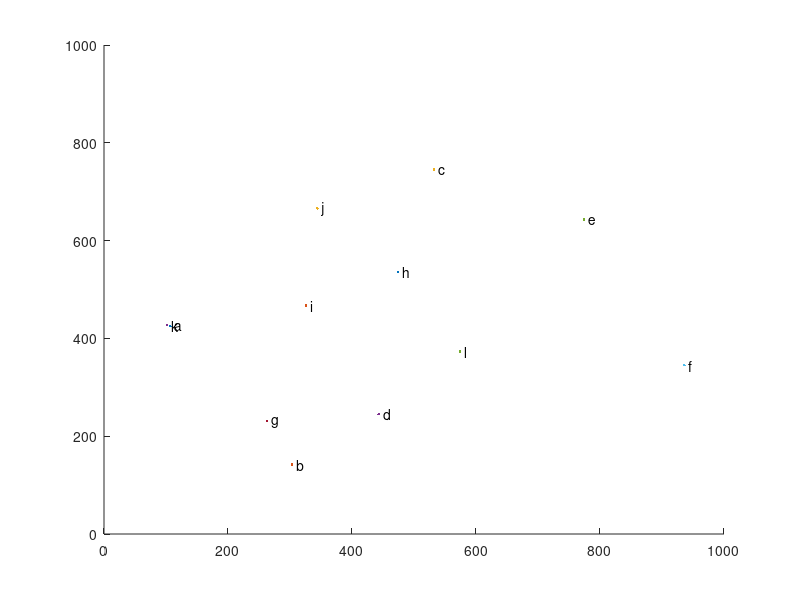

Reproduce this figure in MATLAB. (Note: this script raises an error after producing the figure.)
% ************************************************************
%
%           E8.m
%
%       
%   Author: Jonas Tillman
%   Date: 2017-04-09
%
% ************************************************************
%
clear, clf
format short
%
% Draw the map.
load coord3.txt;
nrow = size(coord3)(1);

alphabet = 'abcdefghijkl'
hold on;
for i=1:nrow
  %letter =  strcat("'", alphabet(i), "'")
  letter =  alphabet(i)
  text(coord3(i,1)+7,coord3(i,2), letter),hold on;
  plot(coord3(i,1),coord3(i,2), '.'),hold on;
end;


%hold on;
%for i=1:nrow
%  plot(coord3(i,1),coord3(i,2), 'o');
%end;



axis([0 1000 0 1000]);

morton_array = zeros(nrow,1);

for i=1:nrow
  morton_array(i) = morton(coord3(i,1),coord3(i,2));
end

morton_array

%  End
%  